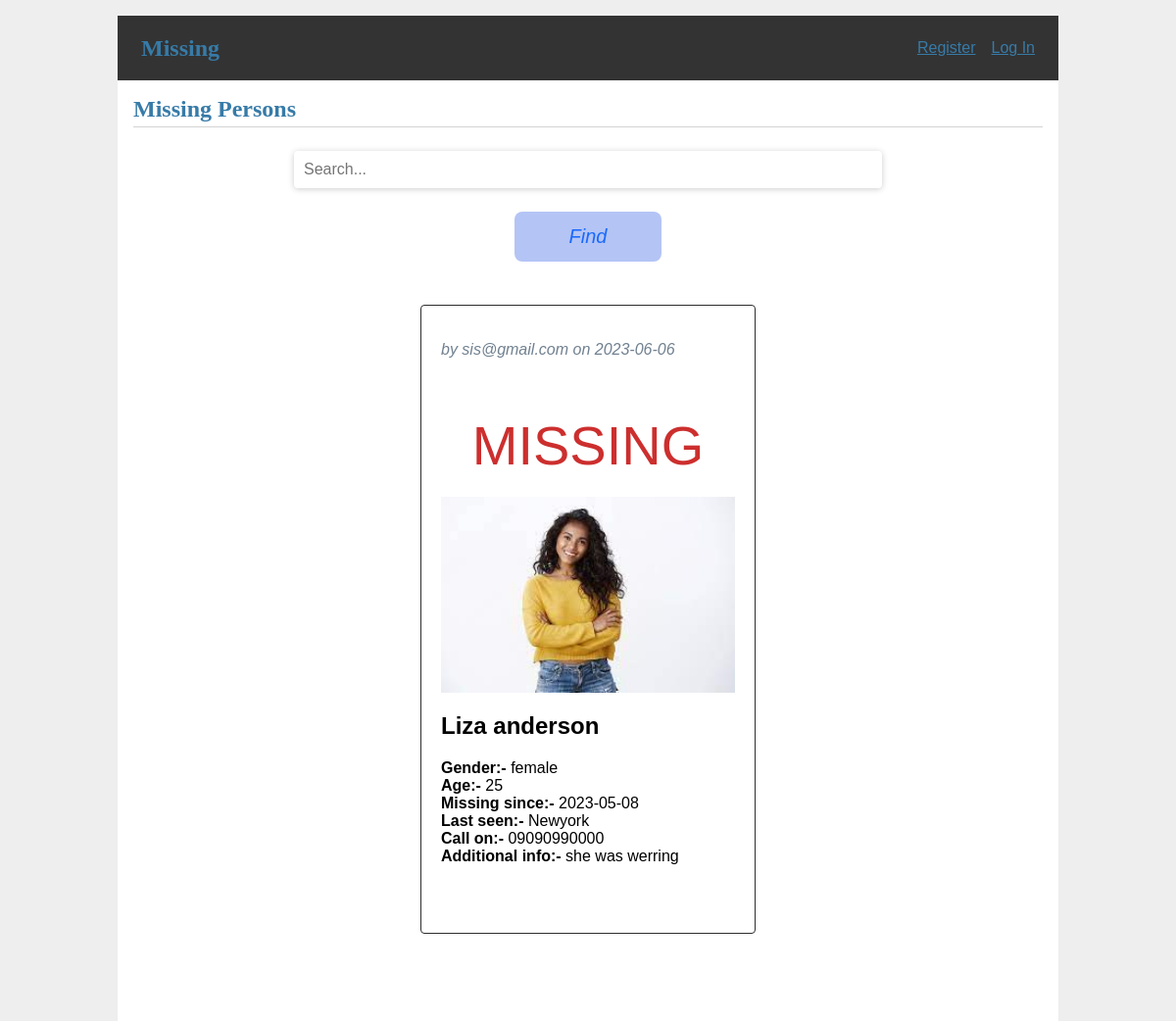
Before: / (upper part) with the older database file.
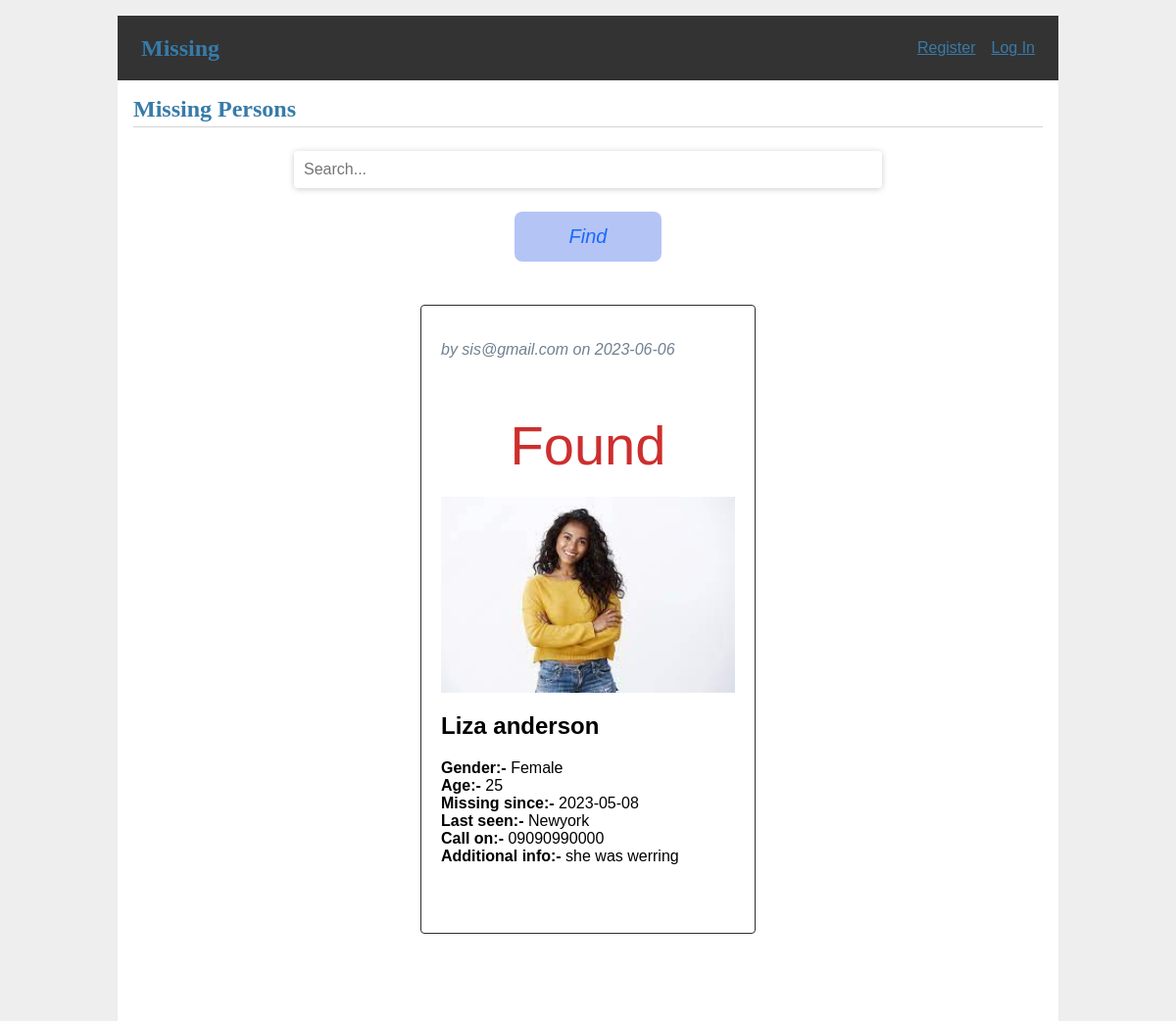
After: the same page with the newer database file.
### tables this page shows
CREATE TABLE post (
  id INTEGER PRIMARY KEY AUTOINCREMENT,
  finder_id INTEGER NOT NULL,
  created TIMESTAMP NOT NULL DEFAULT CURRENT_TIMESTAMP,
  missed_name TEXT NOT NULL,
  since TEXT NOT NULL,
  missing_from TEXT NOT NULL,
  gender TEXT NOT NULL,
  age TEXT NOT NULL,
  call_on TEXT NOT NULL,
  additional_info TEXT NOT NULL,
  photo_url TEXT NOT NULL,
  status TEXT NOT NULL,
  FOREIGN KEY (finder_id) REFERENCES user (id)
);

CREATE TABLE user (
  id INTEGER PRIMARY KEY AUTOINCREMENT,
  finder_name TEXT NOT NULL,
  phone TEXT NOT NULL,
  finder_location TEXT NOT NULL,
  email TEXT UNIQUE NOT NULL,
  password TEXT NOT NULL,
  role_id INTEGER NOT NULL,
  FOREIGN KEY (role_id) REFERENCES role (id)
);

### missing/blog.py (the view)
@bp.route('/')
def index():
    db = get_db()
    posts = db.execute(
        'SELECT p.id, missed_name, since, missing_from, gender, age, call_on, additional_info, photo_url, status, created,  finder_id, email'
        ' FROM post p JOIN user u ON p.finder_id = u.id'
        ' ORDER BY created DESC'
    ).fetchall()
    return render_template('blog/index.html', posts=posts)

### missing/auth.py (called while the page is built)
@bp.before_app_request
def load_logged_in_user():
    user_id = session.get('user_id')
    if user_id is None:
        g.user = None
    else:
        db = get_db()
        g.user = db.execute(
            'SELECT * FROM user WHERE id = ?', (user_id,)
        ).fetchone()

### missing/db.py (called while the page is built)
def get_db():
    if 'db' not in g:
        g.db = sqlite3.connect(
            current_app.config['DATABASE'],
            detect_types=sqlite3.PARSE_DECLTYPES
        )
        g.db.row_factory = sqlite3.Row
    return g.db

### missing/templates/blog/index.html (shortened to what this page needs)
{% extends 'base.html' %}
{% block header %}
  <h1>{% block title %}Missing Persons{% endblock %}</h1>
{% endblock %}
{% block content %}
<div>
  <form class="search-container" action="{{ url_for('blog.search') }}" method="POST">
    <input type="text" placeholder="Search..." name="query" class="search-input">
    <button type="submit" class="search-button"><i class="fa fa-search">Find</i></button>
  </form>
</div>
{% for post in posts %}
  <div class="row-container">
      <article class="post">
          <p class="about">by {{ post['email'] }} on {{ post['created'].strftime('%Y-%m-%d') }}</p>
            {% if post['status'] == 'active' %}
            <p class="miss">MISSING</p>
             {% elif  post['status'] == 'resolved' %}
             <p class="miss">Found</p>
             {% endif %}
          {% if post['photo_url'] %}
            <img src="{{ url_for('static', filename='uploads/' + post['photo_url']) }}" alt="{{ post['missed_name'] }} photo">
          {% endif %}
          <h2>{{ post['missed_name'] }}</h2>
          <ul>
            <li><strong>Gender:- </strong>{{ post['gender'] }}</li>
            <li><strong>Age:- </strong>{{ post['age'] }}</li>
            <li><strong>Missing since:- </strong>{{ post['since'] }}</li>
            <li><strong>Last seen:- </strong>{{ post['missing_from'] }}</li>
            <li><strong>Call on:- </strong>{{ post['call_on'] }}</li>
            <li><strong>Additional info:- </strong>{{ post['additional_info']}}</li>
          </ul>
      </article>
    </div>
  {% endfor %}
{% endblock %}

Changed rows visible on the page:
changed post "Liza anderson": gender "female" → "Female"; status "MISSING" → "Found"
